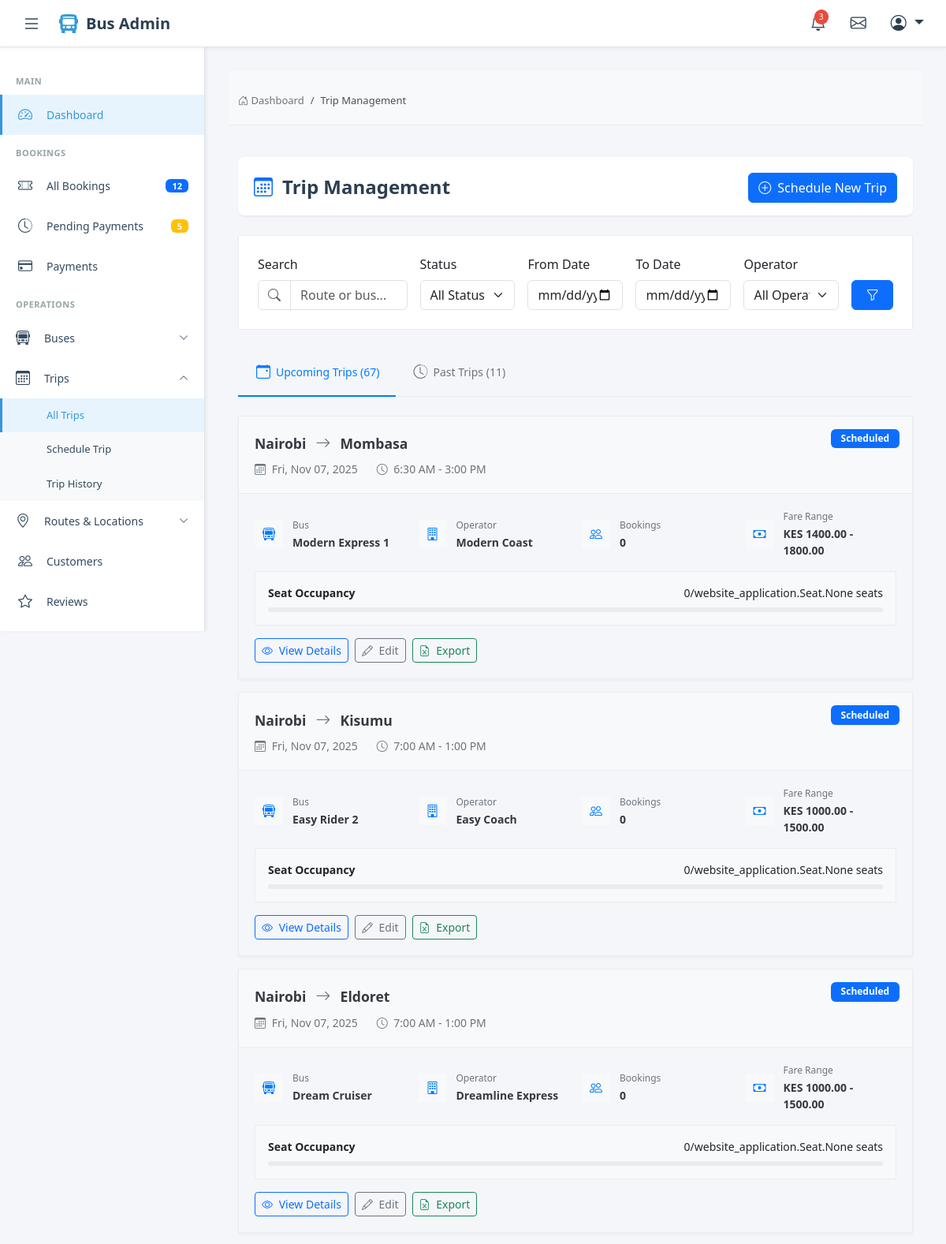
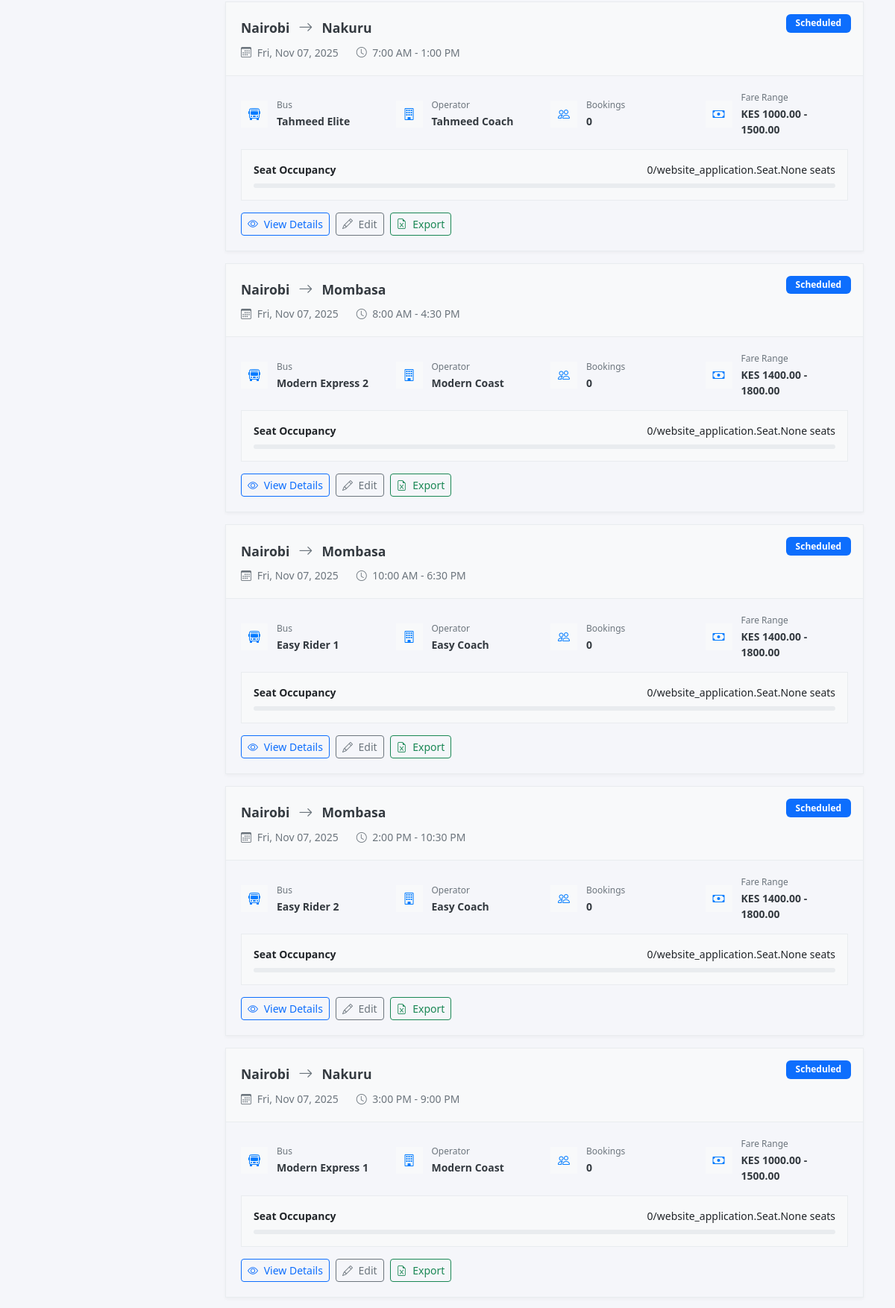
The page /trips/ (upper part) on the database its author committed (2 pictures, top to bottom).
### website_application/models.py (models this page shows, shortened)
class Trip(models.Model):
    TRIP_STATUS_CHOICES = [
        ('scheduled', 'Scheduled'),
        ('boarding', 'Boarding'),
        ('departed', 'Departed'),
        ('completed', 'Completed'),
        ('cancelled', 'Cancelled'),
    ]
    bus = models.ForeignKey(Bus, on_delete=models.CASCADE, related_name='trips')
    route = models.ForeignKey(Route, on_delete=models.CASCADE, related_name='trips')
    departure_date = models.DateField()
    departure_time = models.TimeField()
    arrival_time = models.TimeField()
    base_fare_vip = models.DecimalField(max_digits=10, decimal_places=2)
    base_fare_business = models.DecimalField(max_digits=10, decimal_places=2)
    base_fare_normal = models.DecimalField(max_digits=10, decimal_places=2)
    status = models.CharField(max_length=20, choices=TRIP_STATUS_CHOICES, default='scheduled')
    is_active = models.BooleanField(default=True)
    created_at = models.DateTimeField(auto_now_add=True)
    class Meta:
        ordering = ['departure_date', 'departure_time']
        unique_together = ['bus', 'departure_date', 'departure_time']

class Route(models.Model):
    origin = models.ForeignKey(Location, on_delete=models.CASCADE, related_name='routes_from')
    destination = models.ForeignKey(Location, on_delete=models.CASCADE, related_name='routes_to')
    distance_km = models.DecimalField(max_digits=6, decimal_places=2)
    estimated_duration = models.DurationField(help_text="Estimated travel time")
    is_active = models.BooleanField(default=True)
    class Meta:
        unique_together = ['origin', 'destination']

class Location(models.Model):
    name = models.CharField(max_length=200)
    slug = models.SlugField(unique=True)
    county = models.CharField(max_length=100)
    is_active = models.BooleanField(default=True)

class Bus(models.Model):
    BUS_TYPE_CHOICES = [
        ('standard', 'Standard'),
        ('luxury', 'Luxury'),
        ('vip', 'VIP'),
        ('sleeper', 'Sleeper'),
    ]
    operator = models.ForeignKey(BusOperator, on_delete=models.CASCADE, related_name='buses')
    registration_number = models.CharField(max_length=50, unique=True)
    bus_name = models.CharField(max_length=200, help_text="e.g., 'Makarios X13'")
    bus_type = models.CharField(max_length=20, choices=BUS_TYPE_CHOICES)
    seat_layout = models.ForeignKey(SeatLayout, on_delete=models.PROTECT)
    amenities = models.ManyToManyField(Amenity, blank=True)
    rating = models.DecimalField(
        max_digits=3,
        decimal_places=2,
        validators=[MinValueValidator(0), MaxValueValidator(5)],
        default=0
    )
    total_ratings = models.IntegerField(default=0)
    is_active = models.BooleanField(default=True)
    created_at = models.DateTimeField(auto_now_add=True)

class BusOperator(models.Model):
    name = models.CharField(max_length=200)
    logo = models.ImageField(upload_to='operators/logos/', null=True, blank=True)
    contact_phone = models.CharField(max_length=20)
    contact_email = models.EmailField()
    description = models.TextField(blank=True)
    is_active = models.BooleanField(default=True)
    created_at = models.DateTimeField(auto_now_add=True)

### website_application/views.py (the view, shortened to what this page needs)
# urls.py: path('trips/', views.trip_list, name='trip_list'),
def trip_list(request):
    trips = Trip.objects.select_related(
        'bus', 'bus__operator', 'route', 'route__origin', 'route__destination'
    ).annotate(
        bookings_count=Count('bookings'),
        seats_booked=Count('bookings')  # 👈 replaced seat_bookings with bookings
    )
    search = request.GET.get('search', '')
    status = request.GET.get('status', '')
    date_from = request.GET.get('date_from', '')
    date_to = request.GET.get('date_to', '')
    route_id = request.GET.get('route', '')
    operator_id = request.GET.get('operator', '')
    if status:
        trips = trips.filter(status=status)
    if date_from:
        trips = trips.filter(departure_date__gte=date_from)
    if date_to:
        trips = trips.filter(departure_date__lte=date_to)
    if route_id:
        trips = trips.filter(route_id=route_id)
    if operator_id:
        trips = trips.filter(bus__operator_id=operator_id)
    today = timezone.now().date()
    upcoming_trips = trips.filter(departure_date__gte=today).order_by('departure_date', 'departure_time')
    past_trips = trips.filter(departure_date__lt=today).order_by('-departure_date', '-departure_time')
    from .models import Route, BusOperator
    routes = Route.objects.filter(is_active=True)
    operators = BusOperator.objects.filter(is_active=True)
    context = {
        'upcoming_trips': upcoming_trips,
        'past_trips': past_trips,
        'routes': routes,
        'operators': operators,
        'search': search,
        'selected_status': status,
        'date_from': date_from,
        'date_to': date_to,
        'selected_route': route_id,
        'selected_operator': operator_id,
        'trip_statuses': Trip.TRIP_STATUS_CHOICES,
    }
    return render(request, 'trips/trip_list.html', context)

### templates/trips/trip_list.html (shortened to what this page needs)
{% extends 'admin_base.html' %}
{% load static %}
{% block content %}
<div class="breadcrumb-container">
    <div class="container-fluid">
        <nav aria-label="breadcrumb">
            <ol class="breadcrumb">
                <li class="breadcrumb-item"><a href="{% url 'admin_dashboard' %}"><i class="bi bi-house-door"></i> Dashboard</a></li>
                <li class="breadcrumb-item active" aria-current="page">Trip Management</li>
            </ol>
        </nav>
    </div>
</div>
<div class="container-fluid py-3">
    <div class="page-header">
        <h1 class="page-title">
            <i class="bi bi-calendar3 text-primary"></i>
            Trip Management
        </h1>
        <a href="{% url 'trip_add' %}" class="btn btn-primary">
            <i class="bi bi-plus-circle me-1"></i> Schedule New Trip
        </a>
    </div>
    <div class="filter-section">
        <form method="get" id="filterForm">
            <div class="row g-3">
                <div class="col-md-3">
                    <label class="form-label">Search</label>
                    <div class="input-group">
                        <span class="input-group-text bg-white">
                            <i class="bi bi-search text-muted"></i>
                        </span>
                        <input type="text" name="search" class="form-control"
                               placeholder="Route or bus..." value="{{ search }}">
                    </div>
                </div>
                <div class="col-md-2">
                    <label class="form-label">Status</label>
                    <select name="status" class="form-select">
                        <option value="">All Statuses</option>
                    </select>
                </div>
                <div class="col-md-2">
                    <label class="form-label">From Date</label>
                    <input type="date" name="date_from" class="form-control" value="{{ date_from }}">
                </div>
                <div class="col-md-2">
                    <label class="form-label">To Date</label>
                    <input type="date" name="date_to" class="form-control" value="{{ date_to }}">
                </div>
                <div class="col-md-2">
                    <label class="form-label">Operator</label>
                    <select name="operator" class="form-select">
                        <option value="">All Operators</option>
                    </select>
                </div>
                <div class="col-md-1 d-flex align-items-end">
                    <button type="submit" class="btn btn-primary w-100">
                        <i class="bi bi-funnel"></i>
                    </button>
                </div>
            </div>
        </form>
    </div>
    <ul class="nav nav-tabs" role="tablist">
        <li class="nav-item">
            <button class="nav-link active" data-bs-toggle="tab" data-bs-target="#upcoming">
                <i class="bi bi-calendar-event me-1"></i> Upcoming Trips ({{ upcoming_trips.count }})
            </button>
        </li>
        <li class="nav-item">
            <button class="nav-link" data-bs-toggle="tab" data-bs-target="#past">
                <i class="bi bi-clock-history me-1"></i> Past Trips ({{ past_trips.count }})
            </button>
        </li>
    </ul>
    <div class="tab-content">
        <div class="tab-pane fade show active" id="upcoming">
            {% if upcoming_trips %}
            <div class="row">
                {% for trip in upcoming_trips %}
                <div class="col-12">
                    <div class="trip-card">
                        <div class="trip-header">
                            <span class="badge {% if trip.status == 'scheduled' %}bg-primary{% elif trip.status == 'boarding' %}bg-warning{% elif trip.status == 'departed' %}bg-info{% elif trip.status == 'completed' %}bg-success{% else %}bg-secondary{% endif %} status-badge">
                                {{ trip.get_status_display }}
                            </span>
                            <div class="trip-route">
                                <span>{{ trip.route.origin.name }}</span>
                                <span class="route-arrow"><i class="bi bi-arrow-right"></i></span>
                                <span>{{ trip.route.destination.name }}</span>
                            </div>
                            <div class="trip-date-time">
                                <span><i class="bi bi-calendar3 me-1"></i> {{ trip.departure_date|date:"D, M d, Y" }}</span>
                                <span><i class="bi bi-clock me-1"></i> {{ trip.departure_time|time:"g:i A" }} - {{ trip.arrival_time|time:"g:i A" }}</span>
                            </div>
                        </div>
                        <div class="trip-body">
                            <div class="trip-info">
                                <div class="info-item">
                                    <div class="info-icon">
                                        <i class="bi bi-bus-front"></i>
                                    </div>
                                    <div class="info-details">
                                        <div class="info-label">Bus</div>
                                        <div class="info-value">{{ trip.bus.bus_name }}</div>
                                    </div>
                                </div>
                                <div class="info-item">
                                    <div class="info-icon">
                                        <i class="bi bi-building"></i>
                                    </div>
                                    <div class="info-details">
                                        <div class="info-label">Operator</div>
                                        <div class="info-value">{{ trip.bus.operator.name }}</div>
                                    </div>
                                </div>
                                <div class="info-item">
                                    <div class="info-icon">
                                        <i class="bi bi-people"></i>
                                    </div>
                                    <div class="info-details">
                                        <div class="info-label">Bookings</div>
                                        <div class="info-value">{{ trip.bookings_count }}</div>
                                    </div>
                                </div>
                                <div class="info-item">
                                    <div class="info-icon">
                                        <i class="bi bi-cash"></i>
                                    </div>
                                    <div class="info-details">
                                        <div class="info-label">Fare Range</div>
                                        <div class="info-value">KES {{ trip.base_fare_normal }} - {{ trip.base_fare_vip }}</div>
                                    </div>
                                </div>
                            </div>
                            <div class="progress-container">
                                <div class="seat-progress">
                                    <span><strong>Seat Occupancy</strong></span>
                                    <span>{{ trip.seats_booked }}/{{ trip.seats }} seats</span>
                                </div>
                                <div class="progress">
                                   {% widthratio trip.seats_booked trip.seats 100 as percentage %}
                                </div>
                            </div>
                            <div class="d-flex gap-2">
                                <a href="{% url 'trip_detail' trip.pk %}" class="btn btn-outline-primary btn-sm">
                                    <i class="bi bi-eye me-1"></i> View Details
                                </a>
                                <a href="{% url 'trip_edit' trip.pk %}" class="btn btn-outline-secondary btn-sm">
                                    <i class="bi bi-pencil me-1"></i> Edit
                                </a>
                                <a href="{% url 'export_passengers' trip.pk %}" class="btn btn-outline-success btn-sm">
                                    <i class="bi bi-file-earmark-excel me-1"></i> Export
                                </a>
                            </div>
                        </div>
                    </div>
                </div>
                {% endfor %}
            </div>
            {% endif %}
        </div>
    </div>
</div>
{% endblock %}

### rows shown on the page
Trip: status "Scheduled", route.origin.name "Nairobi", route.destination.name "Mombasa", departure_date "Fri, Nov 07, 2025", departure_time "6:30 AM", arrival_time "3:00 PM", bus.bus_name "Modern Express 1", bus.operator.name "Modern Coast", bookings_count "0", base_fare_normal "1400.00", base_fare_vip "1800.00", seats_booked "0", seats "website_application.Seat.None"
Trip: status "Scheduled", route.origin.name "Nairobi", route.destination.name "Kisumu", departure_date "Fri, Nov 07, 2025", departure_time "7:00 AM", arrival_time "1:00 PM", bus.bus_name "Easy Rider 2", bus.operator.name "Easy Coach", bookings_count "0", base_fare_normal "1000.00", base_fare_vip "1500.00", seats_booked "0", seats "website_application.Seat.None"
Trip: status "Scheduled", route.origin.name "Nairobi", route.destination.name "Eldoret", departure_date "Fri, Nov 07, 2025", departure_time "7:00 AM", arrival_time "1:00 PM", bus.bus_name "Dream Cruiser", bus.operator.name "Dreamline Express", bookings_count "0", base_fare_normal "1000.00", base_fare_vip "1500.00", seats_booked "0", seats "website_application.Seat.None"
Trip: status "Scheduled", route.origin.name "Nairobi", route.destination.name "Nakuru", departure_date "Fri, Nov 07, 2025", departure_time "7:00 AM", arrival_time "1:00 PM", bus.bus_name "Tahmeed Elite", bus.operator.name "Tahmeed Coach", bookings_count "0", base_fare_normal "1000.00", base_fare_vip "1500.00", seats_booked "0", seats "website_application.Seat.None"
Trip: status "Scheduled", route.origin.name "Nairobi", route.destination.name "Mombasa", departure_date "Fri, Nov 07, 2025", departure_time "8:00 AM", arrival_time "4:30 PM", bus.bus_name "Modern Express 2", bus.operator.name "Modern Coast", bookings_count "0", base_fare_normal "1400.00", base_fare_vip "1800.00", seats_booked "0", seats "website_application.Seat.None"
Trip: status "Scheduled", route.origin.name "Nairobi", route.destination.name "Mombasa", departure_date "Fri, Nov 07, 2025", departure_time "10:00 AM", arrival_time "6:30 PM", bus.bus_name "Easy Rider 1", bus.operator.name "Easy Coach", bookings_count "0", base_fare_normal "1400.00", base_fare_vip "1800.00", seats_booked "0", seats "website_application.Seat.None"
Trip: status "Scheduled", route.origin.name "Nairobi", route.destination.name "Mombasa", departure_date "Fri, Nov 07, 2025", departure_time "2:00 PM", arrival_time "10:30 PM", bus.bus_name "Easy Rider 2", bus.operator.name "Easy Coach", bookings_count "0", base_fare_normal "1400.00", base_fare_vip "1800.00", seats_booked "0", seats "website_application.Seat.None"
Trip: status "Scheduled", route.origin.name "Nairobi", route.destination.name "Nakuru", departure_date "Fri, Nov 07, 2025", departure_time "3:00 PM", arrival_time "9:00 PM", bus.bus_name "Modern Express 1", bus.operator.name "Modern Coast", bookings_count "0", base_fare_normal "1000.00", base_fare_vip "1500.00", seats_booked "0", seats "website_application.Seat.None"

### other values the page prints
{{ upcoming_trips.count }} "67"
{{ past_trips.count }} "11"
